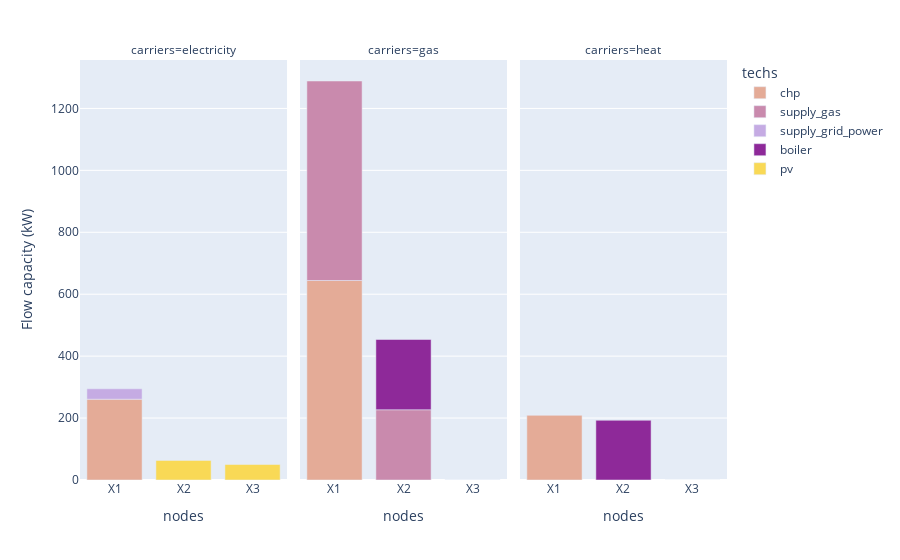

The cell this chart's notebook holds for it:
### Markdown cell above
#### Plotting capacities
We can plot capacities without needing to combine arrays.
We can look at capacities for different carriers separately.
We ignore demand and transmission technology capacities in this example.

### Code cell
df_capacity = (
    model.results.flow_cap.where(
        ~model.inputs.base_tech.str.contains("demand|transmission")
    )
    .to_series()
    .where(lambda x: x != 0)
    .dropna()
    .to_frame("Flow capacity (kW)")
    .reset_index()
)

print(df_capacity.head())

fig = px.bar(
    df_capacity,
    x="nodes",
    y="Flow capacity (kW)",
    color="techs",
    facet_col="carriers",
    color_discrete_map=colors,
)
fig.show()

### Figure 1 — Plotly figure (JSON) as saved in the notebook; plotly's stock layout.template omitted (floating-point values rounded to 4 significant figures)
{"data": [{"hovertemplate": "techs=chp<br>carriers=electricity<br>nodes=%{x}<br>Flow capacity (kW)=%{y}<extra></extra>", "legendgroup": "chp", "marker": {"color": "#E4AB97", "pattern": {"shape": ""}}, "name": "chp", "orientation": "v", "showlegend": true, "textposition": "auto", "type": "bar", "x": ["X1"], "xaxis": "x", "y": [260.9], "yaxis": "y"}, {"hovertemplate": "techs=chp<br>carriers=gas<br>nodes=%{x}<br>Flow capacity (kW)=%{y}<extra></extra>", "legendgroup": "chp", "marker": {"color": "#E4AB97", "pattern": {"shape": ""}}, "name": "chp", "orientation": "v", "showlegend": false, "textposition": "auto", "type": "bar", "x": ["X1"], "xaxis": "x2", "y": [644.3], "yaxis": "y2"}, {"hovertemplate": "techs=chp<br>carriers=heat<br>nodes=%{x}<br>Flow capacity (kW)=%{y}<extra></extra>", "legendgroup": "chp", "marker": {"color": "#E4AB97", "pattern": {"shape": ""}}, "name": "chp", "orientation": "v", "showlegend": false, "textposition": "auto", "type": "bar", "x": ["X1"], "xaxis": "x3", "y": [208.8], "yaxis": "y3"}, {"hovertemplate": "techs=supply_gas<br>carriers=gas<br>nodes=%{x}<br>Flow capacity (kW)=%{y}<extra></extra>", "legendgroup": "supply_gas", "marker": {"color": "#C98AAD", "pattern": {"shape": ""}}, "name": "supply_gas", "orientation": "v", "showlegend": true, "textposition": "auto", "type": "bar", "x": ["X1", "X2", "X3"], "xaxis": "x2", "y": [644.3, 226.9, 0.01835], "yaxis": "y2"}, {"hovertemplate": "techs=supply_grid_power<br>carriers=electricity<br>nodes=%{x}<br>Flow capacity (kW)=%{y}<extra></extra>", "legendgroup": "supply_grid_power", "marker": {"color": "#C5ABE3", "pattern": {"shape": ""}}, "name": "supply_grid_power", "orientation": "v", "showlegend": true, "textposition": "auto", "type": "bar", "x": ["X1"], "xaxis": "x", "y": [33.62], "yaxis": "y"}, {"hovertemplate": "techs=boiler<br>carriers=gas<br>nodes=%{x}<br>Flow capacity (kW)=%{y}<extra></extra>", "legendgroup": "boiler", "marker": {"color": "#8E2999", "pattern": {"shape": ""}}, "name": "boiler", "orientation": "v", "showlegend": true, "textposition": "auto", "type": "bar", "x": ["X2", "X3"], "xaxis": "x2", "y": [226.9, 0.01835], "yaxis": "y2"}, {"hovertemplate": "techs=boiler<br>carriers=heat<br>nodes=%{x}<br>Flow capacity (kW)=%{y}<extra></extra>", "legendgroup": "boiler", "marker": {"color": "#8E2999", "pattern": {"shape": ""}}, "name": "boiler", "orientation": "v", "showlegend": false, "textposition": "auto", "type": "bar", "x": ["X2", "X3"], "xaxis": "x3", "y": [192.8, 0.0156], "yaxis": "y3"}, {"hovertemplate": "techs=pv<br>carriers=electricity<br>nodes=%{x}<br>Flow capacity (kW)=%{y}<extra></extra>", "legendgroup": "pv", "marker": {"color": "#F9D956", "pattern": {"shape": ""}}, "name": "pv", "orientation": "v", "showlegend": true, "textposition": "auto", "type": "bar", "x": ["X2", "X3"], "xaxis": "x", "y": [63.31, 50.0], "yaxis": "y"}], "layout": {"annotations": [{"font": {}, "showarrow": false, "text": "carriers=electricity", "x": 0.16, "xanchor": "center", "xref": "paper", "y": 1, "yanchor": "bottom", "yref": "paper"}, {"font": {}, "showarrow": false, "text": "carriers=gas", "x": 0.5, "xanchor": "center", "xref": "paper", "y": 1, "yanchor": "bottom", "yref": "paper"}, {"font": {}, "showarrow": false, "text": "carriers=heat", "x": 0.84, "xanchor": "center", "xref": "paper", "y": 1, "yanchor": "bottom", "yref": "paper"}], "barmode": "relative", "legend": {"title": {"text": "techs"}, "tracegroupgap": 0}, "margin": {"t": 60}, "xaxis": {"anchor": "y", "domain": [0, 0.32], "title": {"text": "nodes"}}, "xaxis2": {"anchor": "y2", "domain": [0.34, 0.66], "matches": "x", "title": {"text": "nodes"}}, "xaxis3": {"anchor": "y3", "domain": [0.68, 1.0], "matches": "x", "title": {"text": "nodes"}}, "yaxis": {"anchor": "x", "domain": [0, 1], "title": {"text": "Flow capacity (kW)"}}, "yaxis2": {"anchor": "x2", "domain": [0, 1], "matches": "y", "showticklabels": false}, "yaxis3": {"anchor": "x3", "domain": [0, 1], "matches": "y", "showticklabels": false}}}
